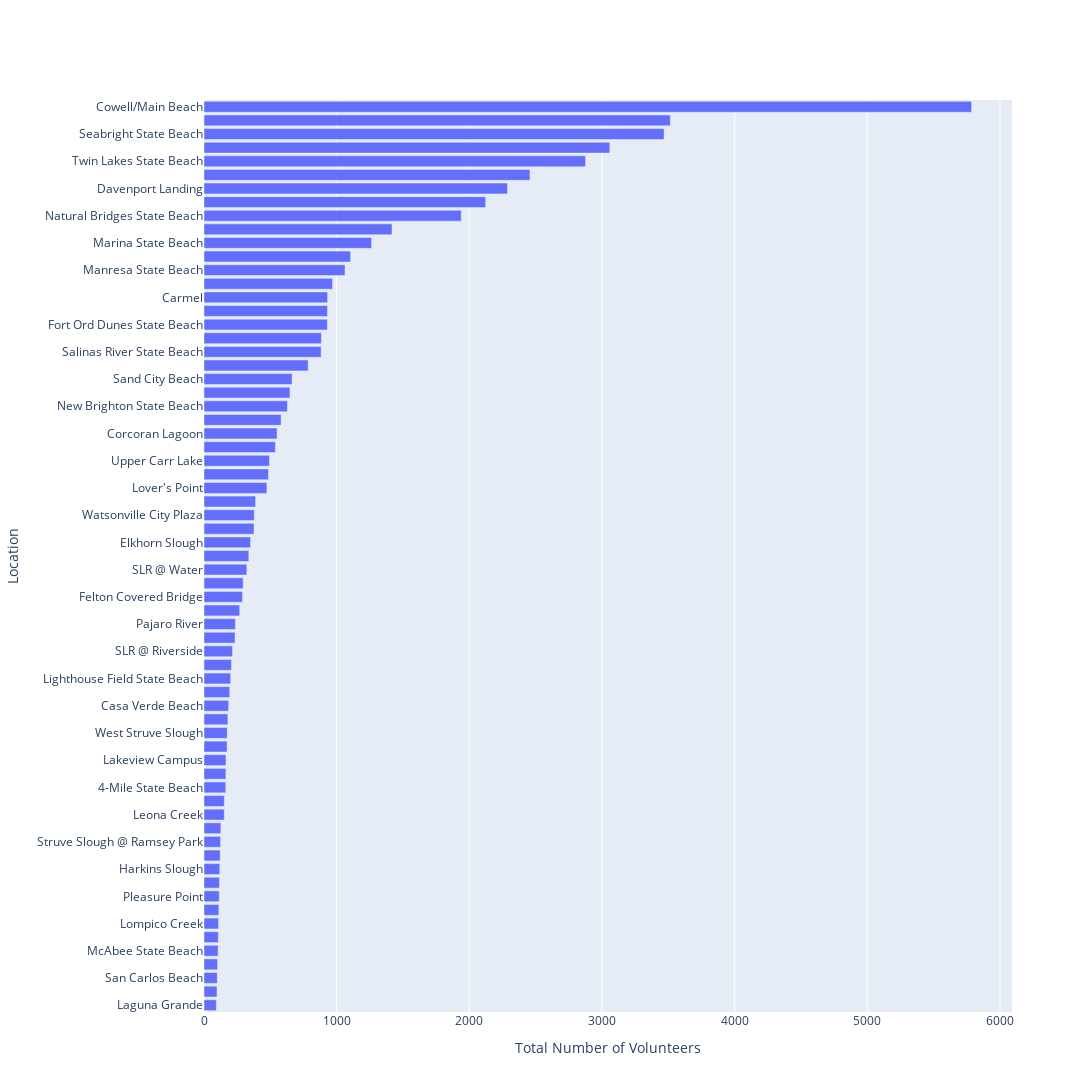

Notebook source saved alongside this figure:
### Markdown cell above
Plot number of volunteers by cleanup site.

### Code cell
fig = go.Figure()
fig.add_trace(go.Bar(
    y=sos_sites['Cleanup Site'],
    x=sos_sites['Adult Volunteers'],
    orientation='h',
    name='Total Cleanup Volunteers',
))
fig.update_layout(
    autosize=False,
    width=1100,
    height=1500,
    yaxis_title='Location',
    xaxis_title='Total Number of Volunteers',
    yaxis={'categoryorder':'total ascending'}
)
fig.show()

### Figure 1 — Plotly figure (JSON) as saved in the notebook; plotly's stock layout.template omitted (floating-point values rounded to 4 significant figures)
{"data": [{"name": "Total Cleanup Volunteers", "orientation": "h", "type": "bar", "x": [164, 885, 486, 538, 194, 180, 2457, 932, 186, 551, 5786, 207, 2288, 3515, 351, 290, 930, 108, 119, 165, 785, 93, 166, 153, 201, 110, 474, 116, 1063, 1263, 106, 389, 581, 648, 1939, 629, 237, 2123, 1105, 115, 1417, 127, 338, 174, 215, 98, 377, 295, 323, 883, 100, 664, 112, 269, 3468, 3059, 125, 969, 931, 2876, 493, 103, 379, 122, 153, 175, 234], "y": ["4-Mile State Beach", "Asilomar State Beach", "Beer Can Beach", "Blacks Beach", "Bonny Doon Beach", "Bradley Elementary", "Capitola", "Carmel", "Casa Verde Beach", "Corcoran Lagoon", "Cowell/Main Beach", "Coyote Creek", "Davenport Landing", "Del Monte Beach", "Elkhorn Slough", "Felton Covered Bridge", "Fort Ord Dunes State Beach", "Garrapata State Beach", "Harkins Slough", "Heller Park", "Hidden Beach", "Laguna Grande", "Lakeview Campus", "Leona Creek", "Lighthouse Field State Beach", "Lompico Creek", "Lover's Point", "Main Beach", "Manresa State Beach", "Marina State Beach", "McAbee State Beach", "Monterey State Beach", "Moran Lake", "Moss Landing", "Natural Bridges State Beach", "New Brighton State Beach", "Pajaro River", "Palm State Beach", "Panther State Beach", "Pleasure Point", "Rio Del Mar State Beach", "SLR", "SLR @ Felker", "SLR @ Laurel", "SLR @ Riverside", "SLR @ Slv Recycling Center", "SLR @ Soquel", "SLR @ The Tannery Arts Center", "SLR @ Water", "Salinas River State Beach", "San Carlos Beach", "Sand City Beach", "Santa Cruz Wharf", "Scott's Creek Beach", "Seabright State Beach", "Seacliff State Beach", "Struve Slough @ Ramsey Park", "Sunny Cove Beach", "Sunset State Beach", "Twin Lakes State Beach", "Upper Carr Lake", "Waddell Creek State Beach", "Watsonville City Plaza", "Watsonville High School", "Watsonville Slough", "West Struve Slough", "Zmudowski State Beach"]}], "layout": {"autosize": false, "height": 1500, "width": 1100, "xaxis": {"autorange": true, "range": [0, 6091.0], "title": {"text": "Total Number of Volunteers"}, "type": "linear"}, "yaxis": {"autorange": true, "categoryorder": "total ascending", "range": [-0.5, 66.5], "title": {"text": "Location"}, "type": "category"}}}
